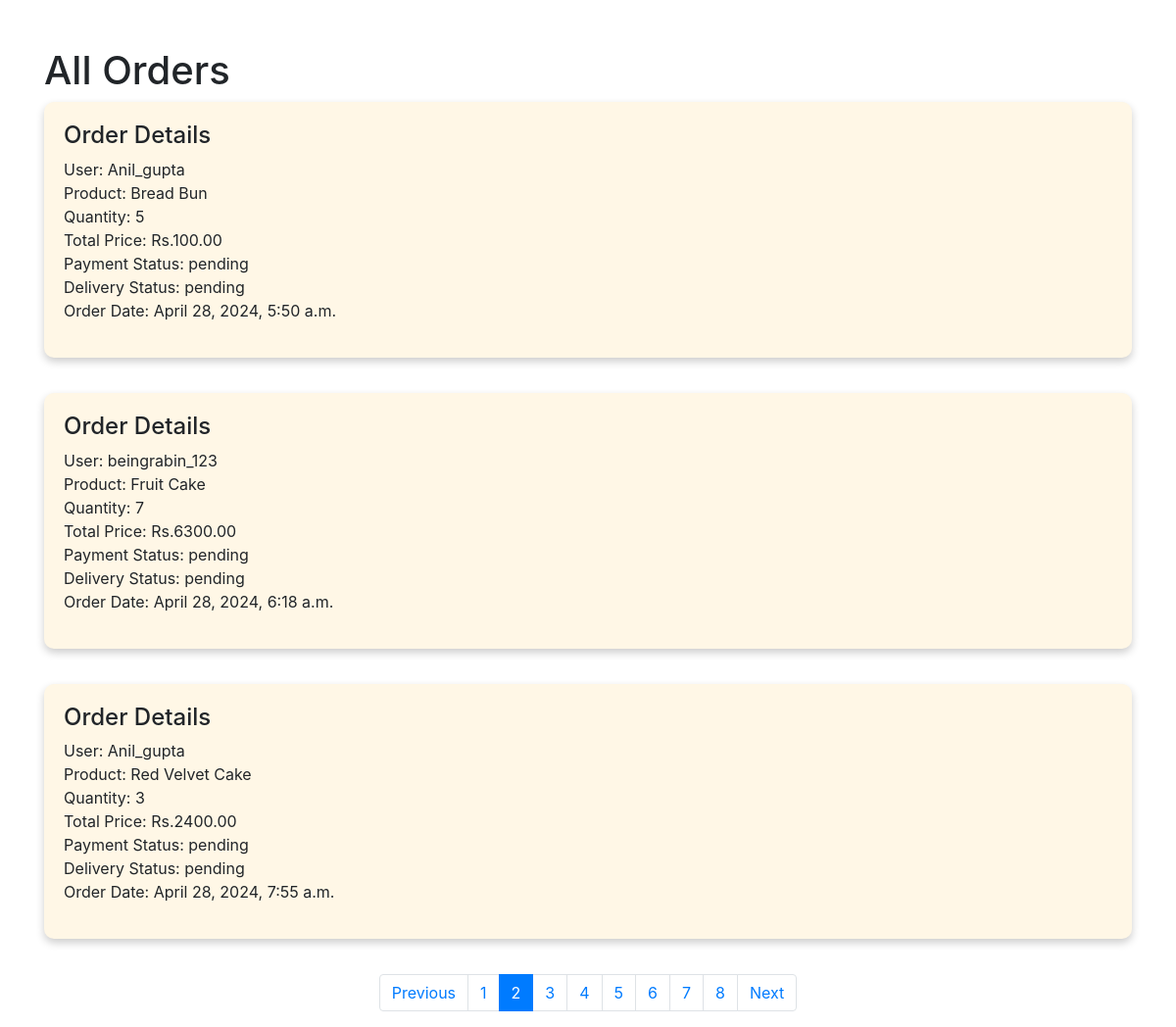
The app's page /all-orders/?page=2 (signed in) with its own data.
### bakery_app/models.py (models this page shows, shortened)
class Order(models.Model):
    user = models.ForeignKey(User, on_delete=models.CASCADE)
    product = models.ForeignKey(BakeryProduct, on_delete=models.CASCADE)
    quantity = models.IntegerField()
    total_price = models.DecimalField(max_digits=10, decimal_places=2)
    payment_status = models.CharField(max_length=10, choices=[('paid', 'Paid'), ('pending', 'Pending')], default='pending')
    delivery_status = models.CharField(max_length=10, choices=[('shipped', 'Shipped'), ('pending', 'Pending')], default='pending')
    order_date = models.DateTimeField(auto_now_add=True)

class BakeryProduct(models.Model):
    name = models.CharField(max_length=100)
    description = models.TextField()
    price = models.DecimalField(max_digits=6, decimal_places=2)
    image = models.ImageField(upload_to='product_images/')

### bakery_app/views.py (the view)
# urls.py: path('all-orders/', views.all_orders, name='all_orders'),  # View for total orders
@user_passes_test(is_admin)
def all_orders(request):
    all_orders = list(Order.objects.all()) + list(CustomBakeryOrder.objects.all())
    paginator = Paginator(all_orders, 3)  # Pagination for 10 orders per page
    page_number = request.GET.get('page')  # Get the current page number
    page_obj = paginator.get_page(page_number)  # Get the relevant page object
    return render(request, 'all_orders.html', {'page_obj': page_obj})

### bakery_app/views.py (called while the page is built)
def is_admin(user):
    return user.is_staff  # Change this as needed to suit your admin check

### bakery_app/templates/all_orders.html (shortened to what this page needs)
<!DOCTYPE html>
<html lang="en">
<head>
    <link rel="stylesheet" href="https://stackpath.bootstrapcdn.com/bootstrap/4.5.2/css/bootstrap.min.css">
</head>
<body>
    <div class="container mt-5">
        <h1>All Orders</h1>
        <div class="row">
            {% for order in page_obj %}
            <div class="col-md-12 mb-3">
                <div class="order-card">
                    <h4>Order Details</h4>
                    <p>
                        User: {{ order.user.username }} <br>
                        Product: {{ order.product.name }} <br>
                        Quantity: {{ order.quantity }} <br>
                        Total Price: Rs.{{ order.total_price }} <br>
                        Payment Status: {{ order.payment_status }} <br>
                        Delivery Status: {{ order.delivery_status }} <br>
                        Order Date: {{ order.order_date }} <br>
                    </p>
                </div>
            </div>
            {% endfor %}
        </div>
        <nav aria-label="Page navigation">
            <ul class="pagination justify-content-center">
                {% if page_obj.has_previous %}
                <li class="page-item">
                    <a class="page-link" href="?page={{ page_obj.previous_page_number }}">Previous</a>
                </li>
                {% endif %}
                {% for num in page_obj.paginator.page_range %}
                <li class="page-item {% if num == page_obj.number %}active{% endif %}">
                    <a class="page-link" href="?page={{ num }}">{{ num }}</a>
                </li>
                {% endfor %}
                {% if page_obj.has_next %}
                <li class="page-item">
                    <a class="page-link" href="?page={{ page_obj.next_page_number }}">Next</a>
                </li>
                {% endif %}
            </ul>
        </nav>
    </div>
</body>
</html>

### bakery_app/templates/all_orders.html (style rules this page uses)
.order-card { background-color: #fff7e6; padding: 20px; border-radius: 10px; box-shadow: 0 4px 8px 0 rgba(0,0,0,0.2); margin-bottom: 20px; }

### records on screen
Order: user.username "Anil_gupta", product.name "Bread Bun", quantity "5", total_price "100.00", payment_status "pending", delivery_status "pending", order_date "April 28, 2024, 5:50 a.m."
Order: user.username "beingrabin_123", product.name "Fruit Cake", quantity "7", total_price "6300.00", payment_status "pending", delivery_status "pending", order_date "April 28, 2024, 6:18 a.m."
Order: user.username "Anil_gupta", product.name "Red Velvet Cake", quantity "3", total_price "2400.00", payment_status "pending", delivery_status "pending", order_date "April 28, 2024, 7:55 a.m."

### other values on screen
{{ num }} "1" "2" "3" "4" "5" "6" "7" "8"
